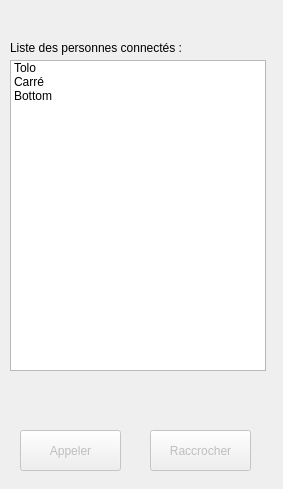
<?xml version="1.0" encoding="UTF-8"?>
<ui version="4.0">
 <class>Application</class>
 <widget class="QWidget" name="Application">
  <property name="geometry">
   <rect>
    <x>0</x>
    <y>0</y>
    <width>283</width>
    <height>489</height>
   </rect>
  </property>
  <property name="minimumSize">
   <size>
    <width>283</width>
    <height>489</height>
   </size>
  </property>
  <property name="maximumSize">
   <size>
    <width>283</width>
    <height>489</height>
   </size>
  </property>
  <property name="windowTitle">
   <string>Babel - 1.0.0</string>
  </property>
  <property name="windowIcon">
   <iconset resource="Assets.qrc">
    <normaloff>:/call.png</normaloff>:/call.png</iconset>
  </property>
  <widget class="QLabel" name="label">
   <property name="geometry">
    <rect>
     <x>10</x>
     <y>40</y>
     <width>191</width>
     <height>16</height>
    </rect>
   </property>
   <property name="text">
    <string>Liste des personnes connectés :</string>
   </property>
  </widget>
  <widget class="QListWidget" name="contactList">
   <property name="geometry">
    <rect>
     <x>10</x>
     <y>60</y>
     <width>256</width>
     <height>311</height>
    </rect>
   </property>
   <item>
    <property name="text">
     <string>Tolo</string>
    </property>
   </item>
   <item>
    <property name="text">
     <string>Carré</string>
    </property>
   </item>
   <item>
    <property name="text">
     <string>Bottom</string>
    </property>
   </item>
  </widget>
  <widget class="QPushButton" name="btCall">
   <property name="enabled">
    <bool>false</bool>
   </property>
   <property name="geometry">
    <rect>
     <x>20</x>
     <y>430</y>
     <width>101</width>
     <height>41</height>
    </rect>
   </property>
   <property name="text">
    <string>Appeler</string>
   </property>
   <property name="icon">
    <iconset resource="Assets.qrc">
     <normaloff>:/call.png</normaloff>:/call.png</iconset>
   </property>
  </widget>
  <widget class="QPushButton" name="btHang">
   <property name="enabled">
    <bool>false</bool>
   </property>
   <property name="geometry">
    <rect>
     <x>150</x>
     <y>430</y>
     <width>101</width>
     <height>41</height>
    </rect>
   </property>
   <property name="text">
    <string>Raccrocher</string>
   </property>
   <property name="icon">
    <iconset resource="Assets.qrc">
     <normaloff>:/hangup.png</normaloff>:/hangup.png</iconset>
   </property>
  </widget>
  <widget class="QLabel" name="tvStatus">
   <property name="geometry">
    <rect>
     <x>20</x>
     <y>380</y>
     <width>241</width>
     <height>31</height>
    </rect>
   </property>
   <property name="text">
    <string/>
   </property>
  </widget>
 </widget>
 <resources>
  <include location="Assets.qrc"/>
 </resources>
 <connections/>
</ui>
